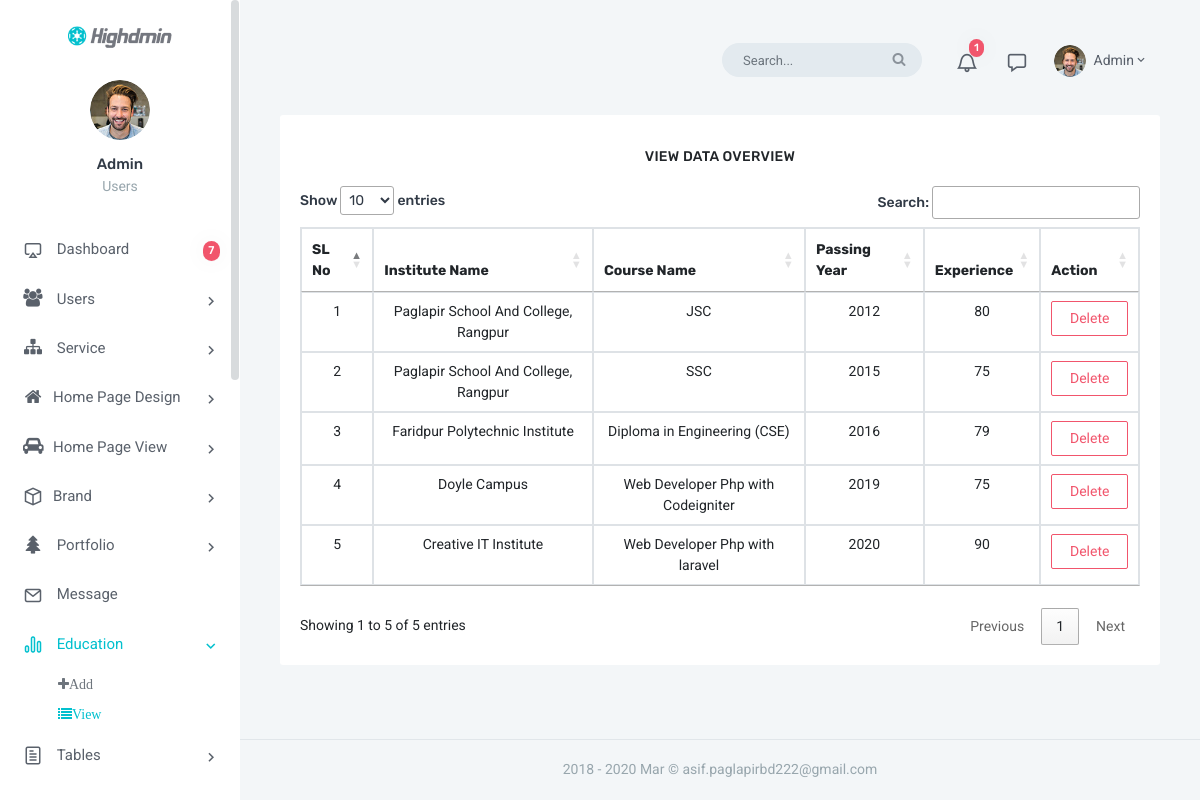
The app's page /backend/education-view.php (signed in) with its own data.
### tables this page shows
CREATE TABLE `education` (
  `id` int(10) UNSIGNED NOT NULL,
  `institute` varchar(100) NOT NULL,
  `course` varchar(200) NOT NULL,
  `passing_year` varchar(100) NOT NULL,
  `experience` varchar(50) NOT NULL
);

### backend/education-view.php (the view, shortened to what this page needs)
<?php
	require "../db.php";
?>
            <?php include "inc/header.php" ?>
            <?php include "inc/saitebar.php" ?>
            <?php include "inc/content.php" ?>
            <div class="content">
                    <div class="container-fluid">
                        <div class="row">
                            <div class="col-12">
                                <div class="card-box">
                                    <h1 class="header-title mb-6 text-center">View Data Overview</h1>
                                    <table class="table table-bordered" id="Table">
										<thead class="text-center">
											<tr class="text-center">
												<th>SL No</th>
												<th>Institute Name</th>
												<th>Course Name</th>
												<th>Passing Year</th>
												<th>Experience</th>
												<th>Action</th>
											</tr>
										</thead>
										<tbody class="text-center">
											<?php
												$select = "SELECT * FROM education";
												$query = mysqli_query($db,$select);
												$sl = 1;
												foreach ($query as $key => $value) {
											?>
												<tr class="text-center">
													<td><?= $sl++?></td>
													<td><?= $value['institute']?></td>
													<td><?= $value['course']?></td>
													<td><?= $value['passing_year']?></td>
													<td><?= $value['experience']?></td>
													<td>
														<a href="education-delete.php?id=<?= $value['id']?>" class="btn btn-outline-danger">Delete</a>
													</td>
												</tr>
											<?php
												}
											?>
										</tbody>
									</table>
		                        </div>
                            </div>
                        </div>
                    </div>
                </div>
        <?php include "inc/footer.php" ?>

### records on screen
education: institute "Paglapir School And College, Rangpur", course "JSC", passing_year "2012", experience "80"
education: institute "Paglapir School And College, Rangpur", course "SSC", passing_year "2015", experience "75"
education: institute "Faridpur Polytechnic Institute", course "Diploma in Engineering (CSE)", passing_year "2016", experience "79"
education: institute "Doyle Campus", course "Web Developer Php with Codeigniter", passing_year "2019", experience "75"
education: institute "Creative IT Institute", course "Web Developer Php with laravel", passing_year "2020", experience "90"

### other values on screen
$_SESSION['name'] "Admin"
$assoc['total'] "1"
